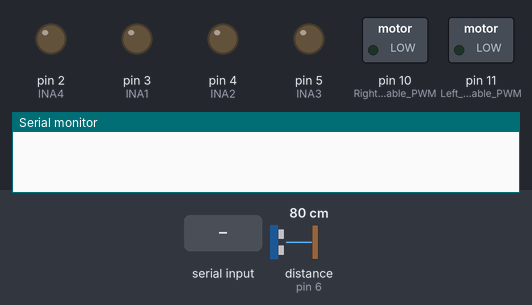
Bench run of a sketch on a simulated Arduino Uno, built with avr-gcc and run on an emulated ATmega328P. Parts: switched loads named in the sketch (green lamp = pin HIGH), output pins drawn as LEDs (lit = HIGH), the last lines printed to the serial monitor. Wiring (inferred from the names in the program): ultrasonic range finder: trigger pin 7; echo pin 6. The inputs (shaded band) are chosen by the test bench; at power-on: distance to the obstacle (sensor on pin 6) 80 cm. The echo pulse lasts 58.3 µs per cm; pins used as bus, display or sensor lines are not drawn.

Above: at 1.2 s.
1.3 s: "F" received over Serial
At 1.8 s:
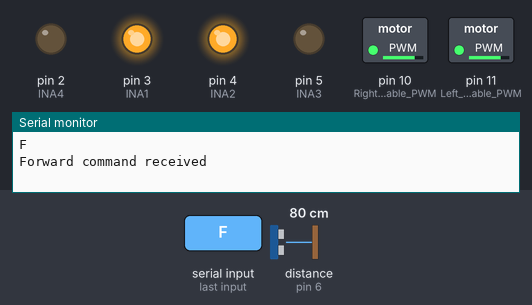
2.8 s: "B" received over Serial
At 4.0 s:
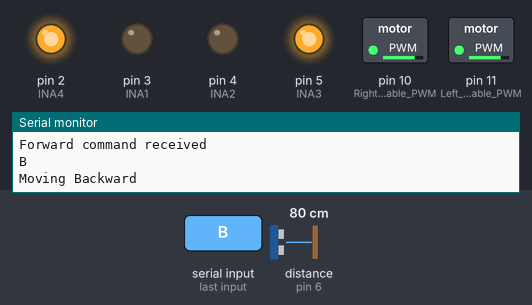
4.3 s: "L" received over Serial
At 5.5 s:
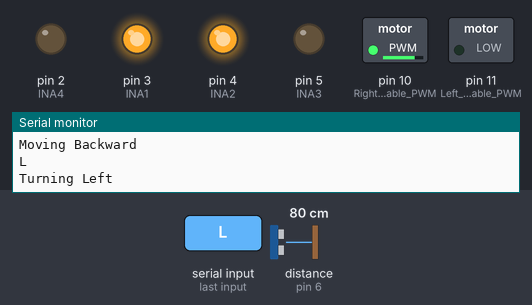
5.8 s: "R" received over Serial
At 7.1 s:
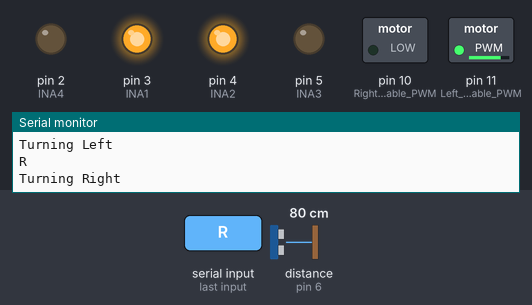
Timing chart, 0 to 8.3 s (numbered marks = the images above; inputs shaded):
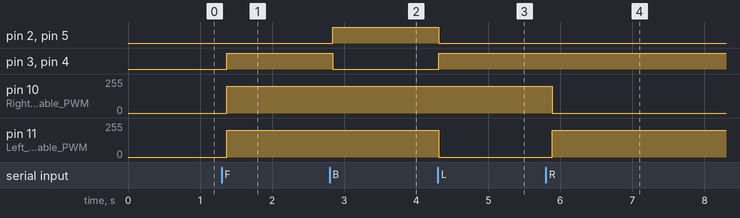

The sketch:

Arduino_Code.ino
```cpp
#include <SoftwareSerial.h>

#define echoPin 6
#define trigPin 7
long duration;
int distance;
bool forwardActive = false;  // Track if moving forward

// Motor control functions
void movefwd() {
  analogWrite(10, 200); // right motor pwm
  analogWrite(11, 200); //left motor pwm
  digitalWrite(2, 0);
  digitalWrite(3, 1);
  digitalWrite(5, 0);
  digitalWrite(4, 1);
}

void moveback() {
  analogWrite(10, 200);
  analogWrite(11, 200);
  digitalWrite(2, 1);
  digitalWrite(3, 0);
  digitalWrite(5, 1);
  digitalWrite(4, 0);
}

void stop() {
  analogWrite(10, 0);
  analogWrite(11, 0);
  digitalWrite(5, 0);
  digitalWrite(4, 0);
  digitalWrite(2, 0);
  digitalWrite(3, 0);
}

void left_turn() {
  analogWrite(10, 200);
  analogWrite(11, 0);
  digitalWrite(2, 0);
  digitalWrite(3, 1);
  digitalWrite(5, 0);
  digitalWrite(4, 1);
}

void right_turn() {
  analogWrite(10, 0);
  analogWrite(11, 200);
  digitalWrite(2, 0);
  digitalWrite(3, 1);
  digitalWrite(5, 0);
  digitalWrite(4, 1);
}

// Get distance from ultrasonic sensor
int getDistance() {
  digitalWrite(trigPin, LOW);
  delayMicroseconds(2);
  digitalWrite(trigPin, HIGH);
  delayMicroseconds(10);
  digitalWrite(trigPin, LOW);

  duration = pulseIn(echoPin, HIGH);
  distance = duration * 0.034 / 2;
  return distance;
}

// Setup function
void setup() {
  pinMode(11, OUTPUT);  // Left motor enable PWM
  pinMode(10, OUTPUT);  // Right motor enable PWM
  pinMode(3, OUTPUT);   // INA1
  pinMode(4, OUTPUT);   // INA2
  pinMode(5, OUTPUT);   // INA3
  pinMode(2, OUTPUT);   // INA4
  pinMode(trigPin, OUTPUT);  // Trig pin
  pinMode(echoPin, INPUT);   // Echo pin

  Serial.begin(9600);
  stop(); // Stop at start
}

// Main loop
void loop() {
  // Check serial input
  if (Serial.available() > 0) {
    char command = Serial.read();
    Serial.println(command);

    switch (command) {
      case 'F':
        forwardActive = true;
        Serial.println("Forward command received");
        break;

      case 'B':
        moveback();
        forwardActive = false;
        Serial.println("Moving Backward");
        break;

      case 'L':
        left_turn();
        forwardActive = false;
        Serial.println("Turning Left");
        break;

      case 'R':
        right_turn();
        forwardActive = false;
        Serial.println("Turning Right");
        break;

      case 'S':
        stop();
        forwardActive = false;
        Serial.println("Stopped");
        break;

      default:
        stop();
        forwardActive = false;
        Serial.println("Unknown command. Motors stopped.");
        break;
    }
  }

  // Always monitor distance
  int dist = getDistance();

  // Handle forward mode with distance safety
  if (forwardActive) {
    if (dist > 10) {
      movefwd();
    } else {
      stop();
      forwardActive = false;
      Serial.println("Obstacle detected! Auto stop.");
    }
  }

  delay(100); // Small delay
}
```

Measured:
- after the input at 1.3 s, pin 3 (INA1), pin 4 (INA2): LOW → HIGH after 0.07 s; pin 10 (Right_motor_enable_PWM), pin 11 (Left_motor_enable_PWM): 0/255 → 200/255 after 0.07 s
- after the input at 2.8 s, pin 2 (INA4), pin 5 (INA3): LOW → HIGH at once; pin 3 (INA1), pin 4 (INA2): HIGH → LOW at once
- after the input at 4.3 s, pin 2 (INA4), pin 5 (INA3): HIGH → LOW at once; pin 3 (INA1), pin 4 (INA2): LOW → HIGH at once; pin 11 (Left_motor_enable_PWM): 200/255 → 0/255 at once
- after the input at 5.8 s, pin 10 (Right_motor_enable_PWM): 200/255 → 0/255 after 0.09 s; pin 11 (Left_motor_enable_PWM): 0/255 → 200/255 after 0.09 s
